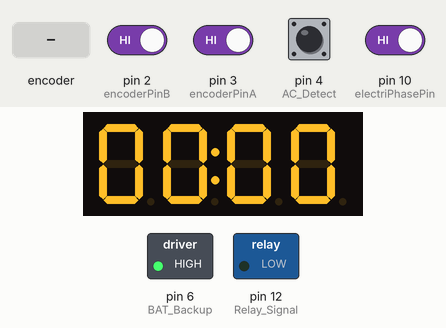
Recording of a sketch running on a simulated Arduino Uno, built with avr-gcc and run on an emulated ATmega328P. Shown: 4-digit seven-segment display, switched loads named in the sketch (green lamp = pin HIGH). Inputs (shaded band) come from the test bench; at power-on: pin 2 (encoderPinB), pin 3 (encoderPinA), pin 4 (AC_Detect), pin 10 (electriPhasePin) HIGH. What the sketch prints to the serial monitor is not drawn.

Above: at 1.2 s.
1.3 s: rotary encoder on pin 3 (encoderPinA) / pin 2 (encoderPinB) turned 1 step (first pin leading)
At 4.4 s:
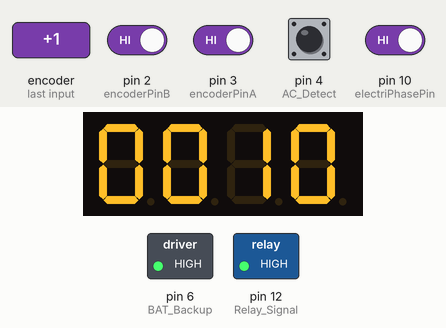
4.5 s: pin 10 (electriPhasePin) driven LOW
6.0 s: rotary encoder on pin 3 (encoderPinA) / pin 2 (encoderPinB) turned 1 step (first pin leading)
At 7.3 s:
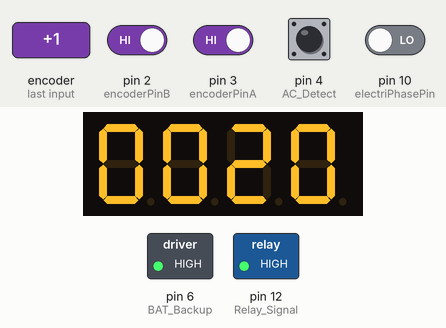
7.7 s: pin 4 (AC_Detect) pulled LOW for 0.15 s
Timing chart, 0 to 10.3 s (numbered marks = the images above; inputs shaded):
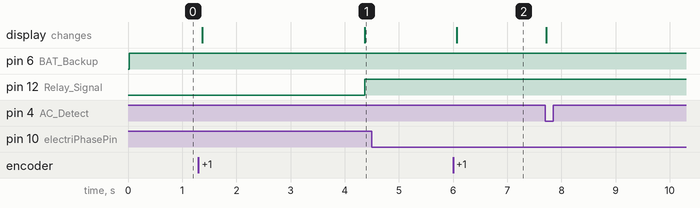

Measured:
- after the input at 1.3 s, pin 12 (Relay_Signal): LOW → HIGH after 3.1 s; the display: first changes after 0.07 s (image 1 shows a later state)
- after the input at 4.5 s, every drawn part: stays the same
- after the input at 6.0 s, the display: changes after 0.07 s (image 2)

The sketch:

timer.ino
```cpp
#include <Arduino.h>
#include <avr/wdt.h>
#include <avr/io.h>
#include <EEPROM.h>
#include <TM1637Display.h>


/*-------------------------- Pin Config ------------------------------*/
#define CLK             8   // TM1637 CLK pin
#define DIO             9   // TM1637 DIO pin
#define Relay_Signal    12  // Relay used in Project
#define encoderPinA     3   // encoder  CLK right
#define encoderPinB     2   // encoder  DT  left
#define AC_Detect       4   // Detect AC Supply
#define electriPhasePin 10  // Feedback from 3-phase motor
#define BAT_Backup      6   // Battery used as backup supply
/*---------------------------- End ------------------------------*/


/*-------------------------- Macros ------------------------------*/
#define addressMin        0
#define addressHour       4
#define addressContActive 8
/*---------------------------- End ------------------------------*/


/*-------------------------- Prototypes ------------------------------*/
void updateDisplay();
void doEncoderA();
void doEncoderB();
/*---------------------------- End ------------------------------*/


/*-------------------------- Variables ------------------------------*/
TM1637Display display(CLK, DIO);

volatile unsigned long lastInterruptTime = 0;
volatile unsigned long lastInterruptTime_B = 0;
const unsigned long debounceDelay = 2;

int ledState __attribute__((section(".noinit")));

int hours = 0, minutes = 0;
bool colonState = true;
bool countdownActive = false;
unsigned long lastInteractionTime = 0;
unsigned long lastBlinkTime = 0;
// unsigned long lastSaveTime = 0;
const uint8_t SEG_DONE[] = {
    SEG_A | SEG_B | SEG_C | SEG_D | SEG_E | SEG_F,    // O
    SEG_A | SEG_E | SEG_F | SEG_G,                    // F
    SEG_A | SEG_E | SEG_F | SEG_G,                    // F
    0b00000000
};

volatile int encoderPos = 0;
int lastReportedPos = 0;
static bool rotating = false;
volatile bool A_set = false;
volatile bool B_set = false;

volatile bool touchEncoder = false;
bool pauseColon = true;
bool blinkColon = false;
// bool oneTimeWrite = false;
// bool phaseModeWrite = false;
bool readEEPROM = false;
bool timResumed = false;
bool readyToGo = false;
bool conditionMet = false;
// bool trigger = true;
// bool phaseModeEncoderActive = true;

unsigned long elapseCounter = 0;
unsigned long currentMillis = 0;
// unsigned long previousMillis = 0;
unsigned long writeEEPROM = 0;

bool AC_Detect_Flag = false;
bool batBackupCount_Flag = false;
/*---------------------------- End ------------------------------*/


void setup() {
  Serial.begin(9600);
  pinMode(Relay_Signal, OUTPUT);
  pinMode(BAT_Backup, OUTPUT);
  pinMode(electriPhasePin, INPUT);
  pinMode(AC_Detect, INPUT_PULLUP);
  pinMode(encoderPinA, INPUT_PULLUP);
  pinMode(encoderPinB, INPUT_PULLUP);
  attachInterrupt(1, doEncoderA, CHANGE); //pin 3
  attachInterrupt(0, doEncoderB, CHANGE); //pin 2
  // wdt_enable(WDTO_8S);
  if (MCUSR & (1 << WDRF)) {
      Serial.println("WDTR");
  }
  else {
      ledState = LOW;
  }
  MCUSR = 0;
  display.setBrightness(5);

  if(EEPROM.read(addressMin) != 255 && EEPROM.read(addressContActive) == true)
  {
    hours = EEPROM.read(addressHour);
    minutes = EEPROM.read(addressMin);
    countdownActive = EEPROM.read(addressContActive);
    pauseColon = false;
    readEEPROM = true;
    EEPROM.put(addressHour, 255);
    EEPROM.put(addressMin, 255);
    EEPROM.put(addressContActive, 255);
    timResumed = true;
    Serial.print("R&W!!");
  }
  updateDisplay();
  digitalWrite(Relay_Signal, ledState);
  if(countdownActive == true)
  {
    digitalWrite(Relay_Signal, 1);
  }
  Serial.println("Sys");
}


void loop() {
  rotating = true;
  encoderPos = constrain(encoderPos, -1, 1);

  //--------------- AC Detect Pin ---------------------------
  if(digitalRead(AC_Detect) == LOW)
  {
    if(!batBackupCount_Flag)
    {
      digitalWrite(BAT_Backup, HIGH);
      batBackupCount_Flag = true;
    }
    if (!AC_Detect_Flag)
    {
      writeEEPROM = millis();
      colonState = true;
      updateDisplay();
      AC_Detect_Flag = true;
    }

    if (AC_Detect_Flag && (millis() - writeEEPROM >= 55000))
    {
      if(hours>0 || minutes>0)
      {
        countdownActive = true;
        if(EEPROM.read(addressHour) != hours || EEPROM.read(addressMin) != minutes)
        {
          EEPROM.put(addressHour, hours);
          EEPROM.put(addressMin, minutes);
          EEPROM.put(addressContActive, countdownActive);
          Serial.println("tS!!!");
        }
      }
      delay(10);
      digitalWrite(BAT_Backup, LOW);
      AC_Detect_Flag = false;
    }
  }
  else
  {
    digitalWrite(BAT_Backup, HIGH);
    batBackupCount_Flag = true;
    AC_Detect_Flag = false;
  }

  //----------------- ElectriPhase Pin -----------------------
  if(digitalRead(electriPhasePin) == LOW)
  {
    if (!conditionMet)
    {
      currentMillis = millis();
      conditionMet = true;
    }
    if(conditionMet && (millis() - currentMillis > 1000))
    {
      readyToGo = true;
    }

    if(readyToGo == true)
    {
      if (lastReportedPos != encoderPos)
      {
        if(hours && encoderPos < 0 && minutes <= 0)
        {
          minutes = 60;
          minutes = minutes + (10*encoderPos);
          minutes = constrain(minutes, 0, 60);
          hours = hours - 1;
        }
        else
        {
          minutes = minutes + (10*encoderPos);
          minutes = constrain(minutes, 0, 60);
          if(minutes >= 60)
          {
            hours = hours + 1;
            minutes = 0;
          }
        }
        countdownActive = false;
        updateDisplay();
        encoderPos = 0;
        lastReportedPos = encoderPos;
        lastInteractionTime = millis();
      }
    }
  }
  else
  {
    conditionMet = false;
    if (lastReportedPos != encoderPos)
    {
      if(hours && encoderPos < 0 && minutes <= 0)
      {
        minutes = 60;
        minutes = minutes + (10*encoderPos);
        minutes = constrain(minutes, 0, 60);
        hours = hours - 1;
      }
      else
      {
        minutes = minutes + (10*encoderPos);
        minutes = constrain(minutes, 0, 60);
        if(minutes >= 60)
        {
          hours = hours + 1;
          minutes = 0;
        }
      }
      countdownActive = false;
      if(blinkColon == true)
      {
        pauseColon = false;
      }
      else
      {
        pauseColon = true;
      }
      updateDisplay();
      encoderPos = 0;
      lastReportedPos = encoderPos;
      lastInteractionTime = millis();
    }

    if (countdownActive && millis() - elapseCounter >= 60000)
    {
      elapseCounter = millis();
      if (minutes > 0)
      {
        minutes--;
      }
      else
      {
        if (hours > 0)
        {
          hours--;
          minutes = 59;
        }
      }
    }

    if (!pauseColon && millis() - lastBlinkTime >= 1000)
    {
      lastBlinkTime = millis();
      colonState = !colonState;
      updateDisplay();
      // wdt_reset();
    }
  }

  if (!countdownActive && touchEncoder && (millis() - lastInteractionTime >= 3000) && (hours>0 || minutes>0) && (digitalRead(AC_Detect) == HIGH))
  {
    digitalWrite(Relay_Signal, 1);
    countdownActive = true;
    touchEncoder = false;
    pauseColon = false;
    blinkColon = true;
    elapseCounter = millis();
    if(timResumed == true)
    {
      timResumed = false;
    }
  }
}

/*--------------------------- Update Display ----------------------*/
void updateDisplay()
{
  if (hours <= 0 && minutes <= 0 && countdownActive)
  {
    countdownActive = false;
    pauseColon = true;
    blinkColon = false;
    display.setSegments(SEG_DONE);
    digitalWrite(Relay_Signal, 0);
  }
  else
  {
    if(hours <= 0 && minutes <= 0 && encoderPos < 0)
    {
      pauseColon = true;
      blinkColon = false;
      display.showNumberDecEx(0000, 0b01000000, true);
      digitalWrite(Relay_Signal, 0);
    }
    else
    {
      int timeValue = (hours * 100) + minutes;
      display.showNumberDecEx(timeValue, colonState ? 0b01000000 : 0, true);
    }
  }
}
/*---------------------------- End ------------------------------*/


/*------------------ Interrupt on A changing state ---------------*/
void doEncoderA() {
  unsigned long interruptTime = millis();

  if (interruptTime - lastInterruptTime > debounceDelay) {
    touchEncoder = true;
    bool currentA = digitalRead(encoderPinA);

    if (currentA != A_set) {
        A_set = currentA;
        if (A_set && !B_set) {
            encoderPos = 1;
        }
    }

    lastInterruptTime = interruptTime;
  }
}
/*---------------------------- End ------------------------------*/


/*------------------ Interrupt on V changing state ---------------*/
void doEncoderB() {
  unsigned long interruptTime = millis();

  if (interruptTime - lastInterruptTime_B > debounceDelay) {
    touchEncoder = true;
    bool currentB = digitalRead(encoderPinB);

    if (currentB != B_set) {
        B_set = currentB;
        if (B_set && !A_set) {
            encoderPos = -1;
        }
    }

    lastInterruptTime_B = interruptTime;
  }
}
/*---------------------------- End ------------------------------*/
```
